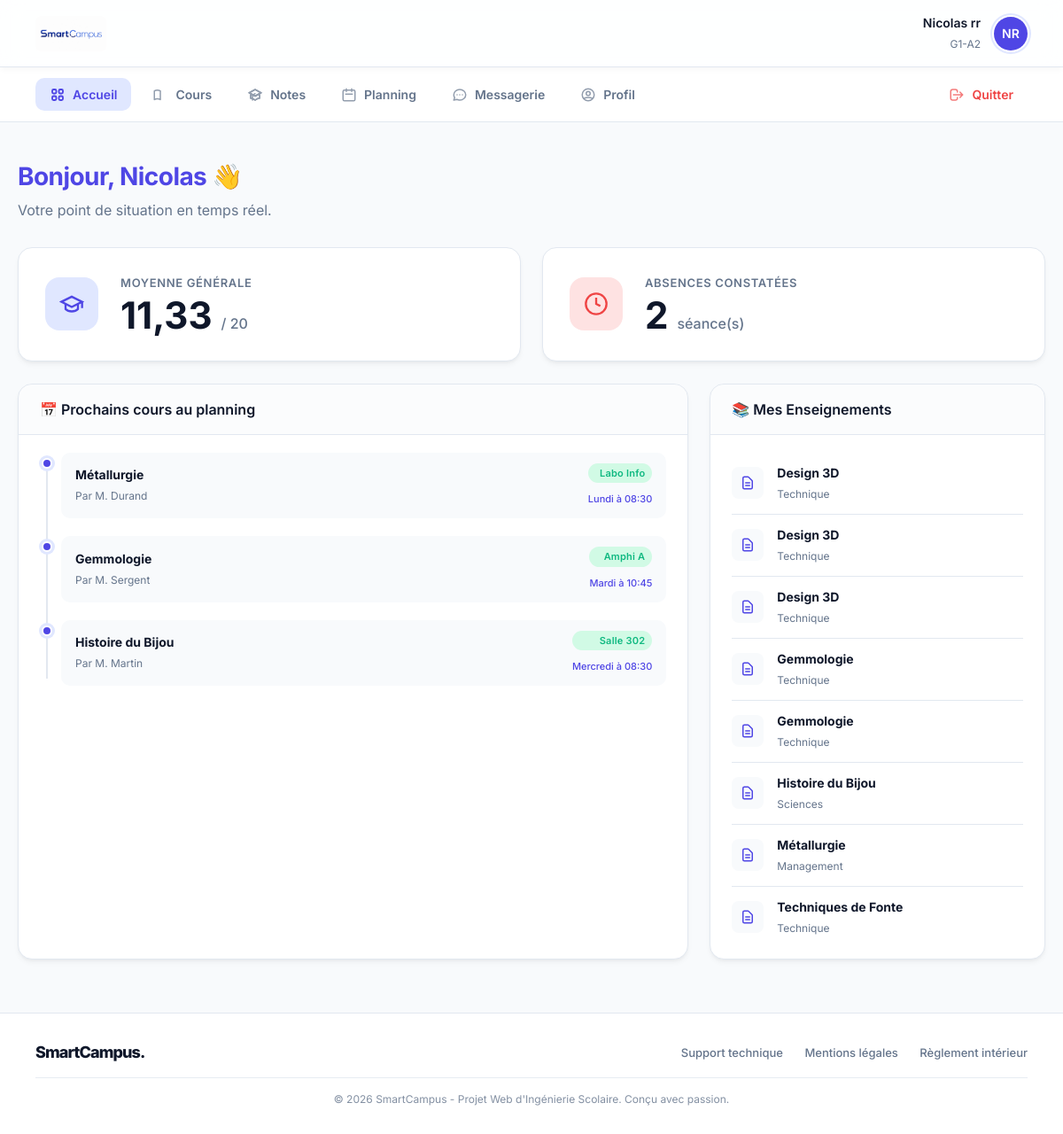
Page /dashboard_etudiant.php (signed in) on the committed database.
### tables this page shows
CREATE TABLE utilisateurs (
        id INTEGER PRIMARY KEY AUTOINCREMENT,
        prenom TEXT NOT NULL,
        nom TEXT NOT NULL,
        email TEXT UNIQUE NOT NULL,
        role TEXT CHECK(role IN ('etudiant', 'professeur', 'administrateur')) NOT NULL,
        mot_de_passe_hash TEXT NOT NULL,
        statut_compte TEXT DEFAULT 'actif',
        groupe_id INTEGER,
        FOREIGN KEY(groupe_id) REFERENCES groupes(id) ON DELETE SET NULL
    );

CREATE TABLE groupes (
        id INTEGER PRIMARY KEY AUTOINCREMENT,
        nom TEXT NOT NULL UNIQUE
    );

CREATE TABLE cours (
        id INTEGER PRIMARY KEY AUTOINCREMENT,
        titre TEXT NOT NULL,
        categorie TEXT NOT NULL,
        description TEXT,
        groupe_id INTEGER,
        professeur_id INTEGER, jour VARCHAR(20) DEFAULT 'Lundi', heure_debut VARCHAR(10) DEFAULT '08:30', heure_fin VARCHAR(10) DEFAULT '10:30', salle VARCHAR(50) DEFAULT 'Non assignée',
        FOREIGN KEY(groupe_id) REFERENCES groupes(id) ON DELETE CASCADE,
        FOREIGN KEY(professeur_id) REFERENCES utilisateurs(id) ON DELETE SET NULL
    );

### dashboard_etudiant.php (the view, shortened to what this page needs)
<?php
require_once 'db.php';
$etud_id = $_SESSION['utilisateur_id'];
$user = $db->query("
    SELECT u.*, g.nom as nom_groupe
    FROM utilisateurs u
    LEFT JOIN groupes g ON u.groupe_id = g.id
    WHERE u.id = $etud_id
")->fetch();
$liste_cours = [];
if ($user['groupe_id']) {
    $stmt = $db->prepare("SELECT * FROM cours WHERE groupe_id = ? ORDER BY titre");
    $stmt->execute([$user['groupe_id']]);
    $liste_cours = $stmt->fetchAll();
}
$prochains_cours = [];
if ($user['groupe_id']) {
    $stmt_next = $db->prepare("
        SELECT c.*, u.nom as prof_nom
        FROM cours c
        LEFT JOIN utilisateurs u ON c.professeur_id = u.id
        WHERE c.groupe_id = ?
        ORDER BY CASE c.jour
            WHEN 'Lundi' THEN 1 WHEN 'Mardi' THEN 2 WHEN 'Mercredi' THEN 3
            WHEN 'Jeudi' THEN 4 WHEN 'Vendredi' THEN 5 ELSE 6
        END, c.heure_debut ASC
        LIMIT 3
    ");
    $stmt_next->execute([$user['groupe_id']]);
    $prochains_cours = $stmt_next->fetchAll();
}
$stmt_notes = $db->prepare("SELECT valeur_note FROM notes WHERE etudiant_id = ?");
$stmt_notes->execute([$etud_id]);
$notes = $stmt_notes->fetchAll();
$moyenne = 0;
if (count($notes) > 0) {
    $moyenne = round(array_sum(array_column($notes, 'valeur_note')) / count($notes), 2);
}
$stmt_abs = $db->prepare("SELECT COUNT(*) FROM presences WHERE etudiant_id = ? AND statut = 'absent'");
$stmt_abs->execute([$etud_id]);
$nb_abs = $stmt_abs->fetchColumn();
?>
<!DOCTYPE html>
<html lang="fr">
<head>
    <link rel="stylesheet" href="style.css">
</head>
<body>
    <?php include 'menu.php'; ?>
    <div class="container">
        <div style="margin-bottom: 30px;">
            <h1 style="color:var(--primary);">Bonjour, <?= htmlspecialchars($user['prenom']) ?> 👋</h1>
            <p style="color:var(--text-muted); margin:0;">Votre point de situation en temps réel.</p>
        </div>
        <div class="dashboard-grid" style="grid-template-columns: 1fr 1fr; margin-bottom: 25px;">
            <div class="card stat-card">
                <div class="stat-icon icon-blue">
                    <svg xmlns="http://www.w3.org/2000/svg" width="28" height="28" viewBox="0 0 24 24" fill="none" stroke="currentColor" stroke-width="2">
                        <path d="M22 10v6M2 10l10-5 10 5-10 5z"/>
                        <path d="M6 12v5c3 3 9 3 12 0v-5"/>
                    </svg>
                </div>
                <div class="stat-info">
                    <h2>Moyenne Générale</h2>
                    <?php if (count($notes) > 0): ?>
                        <div class="stat-value">
                            <?= number_format($moyenne, 2, ',', ' ') ?>
                            <span class="stat-sub">/ 20</span>
                        </div>
                    <?php else: ?>
                        <div class="stat-value" style="color:var(--text-muted); font-size:24px;">
                            -- <span class="stat-sub">/ 20</span>
                        </div>
                    <?php endif; ?>
                </div>
            </div>
            <div class="card stat-card">
                <div class="stat-icon icon-red">
                    <svg xmlns="http://www.w3.org/2000/svg" width="28" height="28" viewBox="0 0 24 24" fill="none" stroke="currentColor" stroke-width="2">
                        <circle cx="12" cy="12" r="10"/>
                        <polyline points="12 6 12 12 16 14"/>
                    </svg>
                </div>
                <div class="stat-info">
                    <h2>Absences Constatées</h2>
                    <div class="stat-value">
                        <?= $nb_abs ?> <span class="stat-sub">séance(s)</span>
                    </div>
                </div>
            </div>
        </div>
        <div class="dashboard-grid">
            <div class="card">
                <div class="card-header"><h2>📅 Prochains cours au planning</h2></div>
                <?php if (empty($prochains_cours)): ?>
                    <div class="empty-state">
                        <p>Aucune séance planifiée prochainement.</p>
                    </div>
                <?php else: ?>
                    <div class="timeline">
                        <?php foreach($prochains_cours as $pc): ?>
                            <div class="timeline-item">
                                <div class="timeline-badge"></div>
                                <div class="timeline-content">
                                    <div>
                                        <strong style="color:var(--text-main); font-size:14px; display:block;">
                                            <?= htmlspecialchars($pc['titre']) ?>
                                        </strong>
                                        <span style="font-size:12px; color:var(--text-muted);">
                                            Par M. <?= htmlspecialchars($pc['prof_nom'] ?? 'Enseignant') ?>
                                        </span>
                                    </div>
                                    <div style="text-align:right;">
                                        <span class="badge badge-success" style="font-size:11px; padding:3px 8px; font-weight:600; display:block; margin-bottom:4px;">
                                            <?= htmlspecialchars($pc['salle'] ?? 'À définir') ?>
                                        </span>
                                        <span style="font-size:11px; font-weight:500; color:var(--primary);">
                                            <?= htmlspecialchars($pc['jour'] ?? 'Lundi') ?> à <?= htmlspecialchars(substr($pc['heure_debut'] ?? '08:30', 0, 5)) ?>
                                        </span>
                                    </div>
                                </div>
                            </div>
                        <?php endforeach; ?>
                    </div>
                <?php endif; ?>
            </div>
            <div class="card">
                <div class="card-header"><h2>📚 Mes Enseignements</h2></div>
                <?php if (empty($liste_cours)): ?>
                    <div class="empty-state">
                        <p>Aucun cours rattaché.</p>
                    </div>
                <?php else: ?>
                    <ul class="course-list">
                        <?php foreach($liste_cours as $c): ?>
                            <li class="course-item">
                                <div class="course-icon">
                                    <svg xmlns="http://www.w3.org/2000/svg" width="18" height="18" fill="none" viewBox="0 0 24 24" stroke="currentColor" stroke-width="2">
                                        <path stroke-linecap="round" stroke-linejoin="round" d="M9 12h6m-6 4h6m2 5H7a2 2 0 01-2-2V5a2 2 0 012-2h5.586a1 1 0 01.707.293l5.414 5.414a1 1 0 01.293.707V19a2 2 0 01-2 2z" />
                                    </svg>
                                </div>
                                <div>
                                    <strong style="font-size:14px; color:var(--text-main); display:block;">
                                        <?= htmlspecialchars($c['titre']) ?>
                                    </strong>
                                    <span style="font-size:12px; color:var(--text-muted);">
                                        <?= htmlspecialchars($c['categorie']) ?>
                                    </span>
                                </div>
                            </li>
                        <?php endforeach; ?>
                    </ul>
                <?php endif; ?>
            </div>
        </div>
    </div>
    <?php include 'footer.php'; ?>
</body>
</html>

### menu.php (shortened to what this page needs)
<?php
require_once 'db.php';
$mon_id = $_SESSION['utilisateur_id'];
$mon_role = $_SESSION['role'];
$stmt_menu = $db->prepare("SELECT u.*, g.nom as nom_groupe FROM utilisateurs u LEFT JOIN groupes g ON u.groupe_id = g.id WHERE u.id = ?");
$stmt_menu->execute([$mon_id]);
$user_menu = $stmt_menu->fetch(PDO::FETCH_ASSOC);
$initiales_menu = strtoupper(substr($user_menu['prenom'], 0, 1) . substr($user_menu['nom'], 0, 1));
$avatar_menu_url = null;
$stmt_unread_menu = $db->prepare("SELECT COUNT(*) FROM messages WHERE destinataire_id = ? AND lu = 0");
$stmt_unread_menu->execute([$mon_id]);
$messages_non_lus_menu = $stmt_unread_menu->fetchColumn();
$current_page = basename($_SERVER['PHP_SELF']);
?>
<header class="top-bar">
    <img src="images/logo.jpg" alt="SmartCampus" onerror="this.src='https://via.placeholder.com/120x45?text=SmartCampus'">
    <div class="user-widget">
        <div class="user-widget-info" style="text-align: right;">
            <strong style="color:var(--text-main); font-size:14px;"><?= htmlspecialchars($user_menu['prenom'] . ' ' . $user_menu['nom']) ?></strong>
            <span style="font-size:12px; color:var(--text-muted);">
                <?php
                if ($mon_role === 'administrateur') echo 'Administration';
                elseif ($mon_role === 'professeur') echo 'Corps Enseignant';
                else echo htmlspecialchars($user_menu['nom_groupe'] ?? 'Étudiant');
                ?>
            </span>
        </div>
        <div class="avatar-small" <?= $mon_role === 'administrateur' ? 'style="background: #1e293b;"' : '' ?>>
            <?php if ($avatar_menu_url): ?><img src="<?= $avatar_menu_url ?>" alt="Profil"><?php else: ?><?= $initiales_menu ?><?php endif; ?>
        </div>
    </div>
</header>
<nav class="top-nav">
    <?php if ($mon_role === 'administrateur'): ?>
        <a href="dashboard_administrateur.php" class="<?= $current_page === 'dashboard_administrateur.php' ? 'active' : '' ?>">
            <svg fill="none" viewBox="0 0 24 24" stroke="currentColor" stroke-width="2"><path stroke-linecap="round" stroke-linejoin="round" d="M12 4.354a4 4 0 110 5.292M15 21H3v-1a6 6 0 0112 0v1zm0 0h6v-1a6 6 0 00-9-5.197M13 7a4 4 0 11-8 0 4 4 0 018 0z" /></svg> Membres
        </a>
        <a href="gestion_cours.php" class="<?= $current_page === 'gestion_cours.php' ? 'active' : '' ?>">
            <svg fill="none" viewBox="0 0 24 24" stroke="currentColor" stroke-width="2"><path stroke-linecap="round" stroke-linejoin="round" d="M12 6.253v13m0-13C10.832 5.477 9.246 5 7.5 5S4.168 5.477 3 6.253v13C4.168 18.477 5.754 18 7.5 18s3.332.477 4.5 1.253" /></svg> Programme
        </a>
        <a href="gestion_absences.php" class="<?= $current_page === 'gestion_absences.php' ? 'active' : '' ?>">
            <svg fill="none" viewBox="0 0 24 24" stroke="currentColor" stroke-width="2"><path stroke-linecap="round" stroke-linejoin="round" d="M9 5H7a2 2 0 00-2 2v12a2 2 0 002 2h10a2 2 0 002-2V7a2 2 0 00-2-2h-2M9 5a2 2 0 002 2h2a2 2 0 002-2M9 5a2 2 0 012-2h2a2 2 0 012 2m-6 9l2 2 4-4" /></svg> Scolarité
        </a>
        <a href="gestion_notes.php" class="<?= $current_page === 'gestion_notes.php' ? 'active' : '' ?>">
            <svg fill="none" viewBox="0 0 24 24" stroke="currentColor" stroke-width="2">
                <path stroke-linecap="round" stroke-linejoin="round" d="M9 17v-2m3 2v-4m3 4v-6m2 10H7a2 2 0 01-2-2V5a2 2 0 012-2h5.586a1 1 0 01.707.293l5.414 5.414A1 1 0 0120 9.414V19a2 2 0 01-2 2z" />
            </svg> Notes
        </a>
        <a href="rapports_admin.php" class="<?= $current_page === 'rapports_admin.php' ? 'active' : '' ?>">
            <svg fill="none" viewBox="0 0 24 24" stroke="currentColor" stroke-width="2"><path stroke-linecap="round" stroke-linejoin="round" d="M9 19v-6a2 2 0 00-2-2H5a2 2 0 00-2 2v6a2 2 0 002 2h2a2 2 0 002-2zm0 0V9a2 2 0 012-2h2a2 2 0 012 2v10m-6 0a2 2 0 002 2h2a2 2 0 002-2m0 0V5a2 2 0 012-2h2a2 2 0 012 2v14a2 2 0 01-2 2h-2a2 2 0 01-2-2z" /></svg> Rapports
        </a>
    <?php else: ?>
        <a href="dashboard_etudiant.php" class="<?= $current_page === 'dashboard_etudiant.php' ? 'active' : '' ?>">
            Accueil
        </a>
        <a href="mes_cours.php" class="<?= $current_page === 'mes_cours.php' ? 'active' : '' ?>">
            <svg fill="none" viewBox="0 0 24 24" stroke="currentColor" stroke-width="2"><path stroke-linecap="round" stroke-linejoin="round" d="M12 6.253v13m0-13C10.832 5.477 9.246 5 7.5 5S4.168 5.477 3 6.253v13C4.168 18.477 5.754 18 7.5 18s3.332.477 4.5 1.253" /></svg> Cours
        </a>
        <a href="mes_notes.php" class="<?= $current_page === 'mes_notes.php' ? 'active' : '' ?>">
            Notes
        </a>
    <?php endif; ?>
    <a href="planning.php" class="<?= $current_page === 'planning.php' ? 'active' : '' ?>">
        <svg fill="none" viewBox="0 0 24 24" stroke="currentColor" stroke-width="2"><path stroke-linecap="round" stroke-linejoin="round" d="M8 7V3m8 4V3m-9 8h10M5 21h14a2 2 0 002-2V7a2 2 0 00-2-2H5a2 2 0 00-2 2v12a2 2 0 002 2z" /></svg> Planning
    </a>
    <a href="messagerie.php" class="<?= $current_page === 'messagerie.php' ? 'active' : '' ?>">
        <svg fill="none" viewBox="0 0 24 24" stroke="currentColor" stroke-width="2"><path stroke-linecap="round" stroke-linejoin="round" d="M8 12h.01M12 12h.01M16 12h.01M21 12c0 4.418-4.03 8-9 8a9.863 9.863 0 01-4.255-.949L3 20l1.395-3.72C3.512 15.042 3 13.574 3 12c0-4.418 4.03-8 9-8s9 3.582 9 8z" /></svg>
        Messagerie <?php if ($messages_non_lus_menu > 0): ?><span class="notification-badge"><?= $messages_non_lus_menu ?></span><?php endif; ?>
    </a>
    <a href="profil.php" class="<?= $current_page === 'profil.php' ? 'active' : '' ?>">
        <svg fill="none" viewBox="0 0 24 24" stroke="currentColor" stroke-width="2"><path stroke-linecap="round" stroke-linejoin="round" d="M5.121 17.804A13.937 13.937 0 0112 16c2.5 0 4.847.655 6.879 1.804M15 10a3 3 0 11-6 0 3 3 0 016 0zm6 2a9 9 0 11-18 0 9 9 0 0118 0z" /></svg> Profil
    </a>
    <a href="deconnexion.php" style="color: var(--danger); margin-left: auto;">
        <svg fill="none" viewBox="0 0 24 24" stroke="currentColor" stroke-width="2"><path stroke-linecap="round" stroke-linejoin="round" d="M17 16l4-4m0 0l-4-4m4 4H7m6 4v1a3 3 0 01-3 3H6a3 3 0 01-3-3V7a3 3 0 013-3h4a3 3 0 013 3v1" /></svg> Quitter
    </a>
</nav>

### rows in the picture
utilisateurs: prenom+nom "Nicolas rr", groupe.nom "G1-A2", initiales_menu "NR", prenom "Nicolas"
cours: titre "Métallurgie", professeur.nom "Durand", salle "Labo Info", jour "Lundi", heure_debut "08:30", categorie "Management"
cours: titre "Gemmologie", professeur.nom "Sergent", salle "Amphi A", jour "Mardi", heure_debut "10:45", categorie "Technique"
cours: titre "Histoire du Bijou", professeur.nom "Martin", salle "Salle 302", jour "Mercredi", heure_debut "08:30", categorie "Sciences"
cours: titre "Design 3D", categorie "Technique"
cours: titre "Design 3D", categorie "Technique"
cours: titre "Design 3D", categorie "Technique"
cours: titre "Gemmologie", categorie "Technique"
cours: titre "Techniques de Fonte", categorie "Technique"

### other values in the picture
$moyenne "11,33"
$nb_abs "2"
